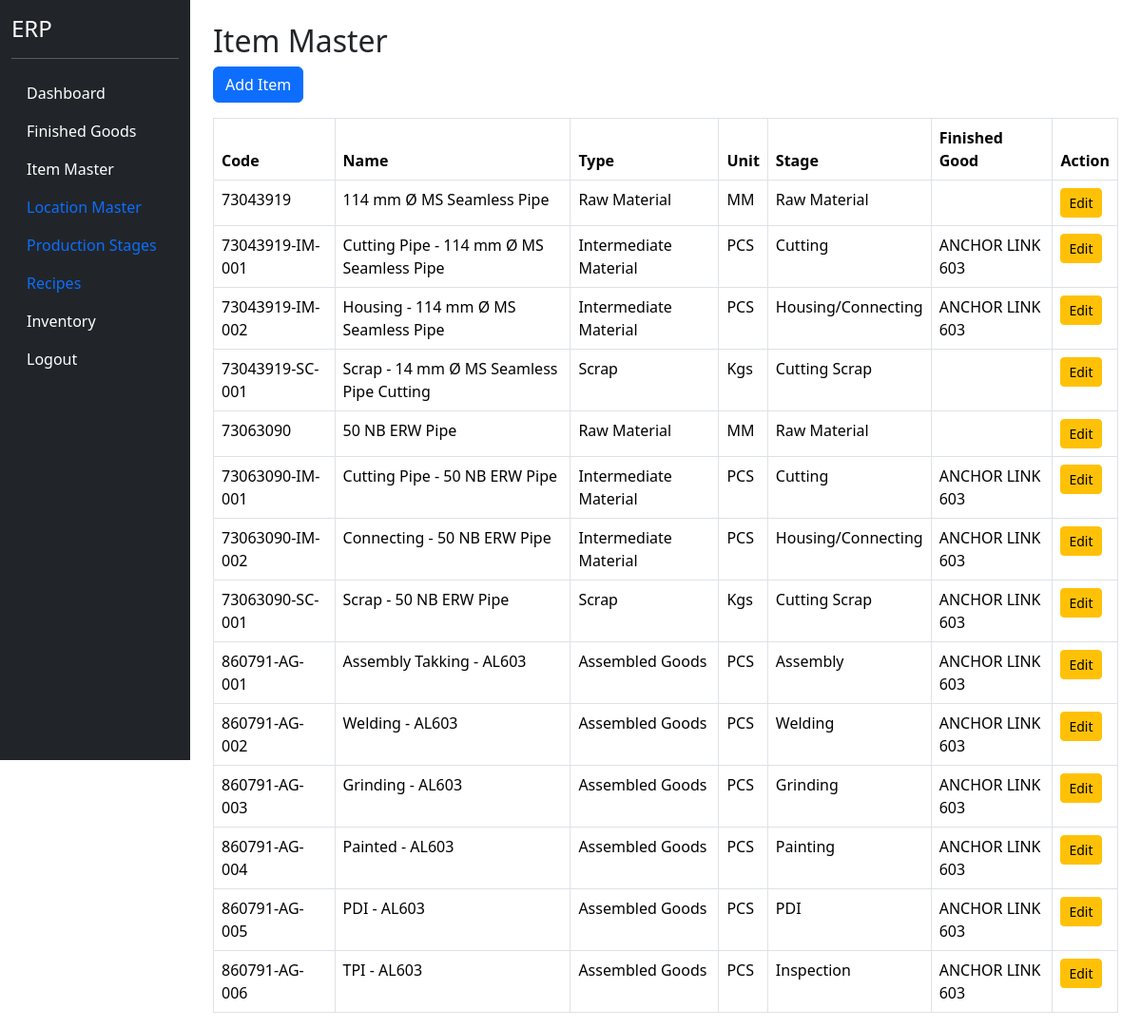
Screenshot of /items (signed in) with the database file from the repository.
### models.py (models this page shows)
class ItemMaster(db.Model):
    __tablename__ = "item_master"
    id = db.Column(db.Integer, primary_key=True)
    item_code = db.Column(
        db.String(50),
        unique=True,
        nullable=False
    )
    item_name = db.Column(
        db.String(255),
        nullable=False
    )
    item_type = db.Column(
        db.String(50),
        nullable=False
    )
    production_stage = db.Column(
    db.String(100)
    )
    production_stage_id = db.Column(
    db.Integer,
    db.ForeignKey(
        "production_stage_master.id"
    ),
    nullable=True
    )
    production_stage_rel = db.relationship(
    "ProductionStageMaster"
    )
    unit = db.Column(
        db.String(20),
        nullable=False
    )
    finished_good_id = db.Column(
    db.Integer,
    db.ForeignKey("finished_goods.id"),
    nullable=True
    )
    active = db.Column(
        db.Boolean,
        default=True
    )

class ProductionStageMaster(db.Model):
    __tablename__ = "production_stage_master"
    id = db.Column(
        db.Integer,
        primary_key=True
    )
    stage_no = db.Column(
        db.Integer,
        nullable=False
    )
    stage_name = db.Column(
        db.String(100),
        nullable=False
    )
    active = db.Column(
        db.Boolean,
        default=True
    )

class FinishedGood(db.Model):
    __tablename__ = "finished_goods"
    id = db.Column(db.Integer, primary_key=True)
    fg_code = db.Column(
        db.String(50),
        unique=True,
        nullable=False
    )
    fg_name = db.Column(
        db.String(200),
        nullable=False
    )
    pl_number = db.Column(
        db.String(100),
        nullable=True
    )
    uvam_reference = db.Column(
        db.String(500),
        nullable=True
    )
    items = db.relationship(
    "ItemMaster",
    backref="finished_good",
    lazy=True
    )
    active = db.Column(
        db.Boolean,
        default=True
    )

### blueprints/masters/routes.py (the view)
@masters_bp.route("/items")
@login_required
def items():
    item_list = ItemMaster.query.order_by(
        ItemMaster.item_code
        ).all()
    return render_template(
        "items.html",
        item_list=item_list
    )

### app.py (called while the page is built)
@login_manager.user_loader
def load_user(user_id):
    return User.query.get(int(user_id))

### templates/items.html
{% extends "base.html" %}
{% block content %}
<div class="container mt-4">
    <h2>Item Master</h2>
    <a href="/items/add"
       class="btn btn-primary mb-3">
        Add Item
    </a>
    <table class="table table-bordered">
        <thead>
            <tr>
                <th>Code</th>
                <th>Name</th>
                <th>Type</th>
                <th>Unit</th>
                <th>Stage</th>
                <th>Finished Good</th>
                <th>Action</th>
            </tr>
        </thead>
        <tbody>
            {% for item in item_list %}
            <tr>
                <td>{{ item.item_code }}</td>
                <td>{{ item.item_name }}</td>
                <td>{{ item.item_type }}</td>
                <td>{{ item.unit }}</td>
                <td>
                    {% if item.production_stage_rel %}
                    {{ item.production_stage_rel.stage_name }}
                    {% endif %}
                </td>
                <td>
                    {{ item.finished_good.fg_name if item.finished_good else '' }}
                </td>
                <td>
                    <a href="/items/edit/{{ item.id }}"
                       class="btn btn-sm btn-warning">
                        Edit
                    </a>
            </tr>
            {% endfor %}
        </tbody>
    </table>
</div>
{% endblock %}

### templates/base.html (shortened to what this page needs)
<!DOCTYPE html>
<html>
<head>
<link href="https://cdn.jsdelivr.net/npm/bootstrap@5.3.3/dist/css/bootstrap.min.css" rel="stylesheet">
</head>
<body>
<div class="container-fluid">
<div class="row">
<div class="col-2 bg-dark text-white vh-100">
<h4 class="mt-3">ERP</h4>
<hr>
<ul class="nav flex-column">
<li class="nav-item">
<a class="nav-link text-white"
href="/dashboard">
Dashboard
</a>
</li>
<li class="nav-item">
<a class="nav-link text-white"
href="/finished-goods">
Finished Goods
</a>
</li>
<li class="nav-item">
    <a class="nav-link text-white"
       href="/items">
       Item Master
    </a>
</li>
<li class="nav-item">
    <a class="nav-link" href="/locations">
        Location Master
    </a>
</li>
<li class="nav-item">
    <a href="/production-stages"
       class="nav-link">
        Production Stages
    </a>
</li>
<li class="nav-item">
    <a href="/recipes"
       class="nav-link">
        Recipes
    </a>
</li>
<li class="nav-item">
    <a href="/inventory"
       class="nav-link text-white">
        Inventory
    </a>
</li>
<li class="nav-item">
<a class="nav-link text-white"
href="/logout">
Logout
</a>
</li>
</ul>
</div>
<div class="col-10">
{% block content %}
{% endblock %}
</div>
</div>
</div>
</body>
</html>

### rows the page displays
ItemMaster: item_code "73043919", item_name "114 mm Ø MS Seamless Pipe", item_type "Raw Material", unit "MM", production_stage_rel.stage_name "Raw Material"
ItemMaster: item_code "73043919-IM-001", item_name "Cutting Pipe - 114 mm Ø MS Seamless Pipe", item_type "Intermediate Material", unit "PCS", production_stage_rel.stage_name "Cutting", finished_good "ANCHOR LINK 603"
ItemMaster: item_code "73043919-IM-002", item_name "Housing - 114 mm Ø MS Seamless Pipe", item_type "Intermediate Material", unit "PCS", production_stage_rel.stage_name "Housing/Connecting", finished_good "ANCHOR LINK 603"
ItemMaster: item_code "73043919-SC-001", item_name "Scrap - 14 mm Ø MS Seamless Pipe Cutting", item_type "Scrap", unit "Kgs", production_stage_rel.stage_name "Cutting Scrap"
ItemMaster: item_code "73063090", item_name "50 NB ERW Pipe", item_type "Raw Material", unit "MM", production_stage_rel.stage_name "Raw Material"
ItemMaster: item_code "73063090-IM-001", item_name "Cutting Pipe - 50 NB ERW Pipe", item_type "Intermediate Material", unit "PCS", production_stage_rel.stage_name "Cutting", finished_good "ANCHOR LINK 603"
ItemMaster: item_code "73063090-IM-002", item_name "Connecting - 50 NB ERW Pipe", item_type "Intermediate Material", unit "PCS", production_stage_rel.stage_name "Housing/Connecting", finished_good "ANCHOR LINK 603"
ItemMaster: item_code "73063090-SC-001", item_name "Scrap - 50 NB ERW Pipe", item_type "Scrap", unit "Kgs", production_stage_rel.stage_name "Cutting Scrap", finished_good "ANCHOR LINK 603"
ItemMaster: item_code "860791-AG-001", item_name "Assembly Takking - AL603", item_type "Assembled Goods", unit "PCS", production_stage_rel.stage_name "Assembly", finished_good "ANCHOR LINK 603"
ItemMaster: item_code "860791-AG-002", item_name "Welding - AL603", item_type "Assembled Goods", unit "PCS", production_stage_rel.stage_name "Welding", finished_good "ANCHOR LINK 603"
ItemMaster: item_code "860791-AG-003", item_name "Grinding - AL603", item_type "Assembled Goods", unit "PCS", production_stage_rel.stage_name "Grinding", finished_good "ANCHOR LINK 603"
ItemMaster: item_code "860791-AG-004", item_name "Painted - AL603", item_type "Assembled Goods", unit "PCS", production_stage_rel.stage_name "Painting", finished_good "ANCHOR LINK 603"
ItemMaster: item_code "860791-AG-005", item_name "PDI - AL603", item_type "Assembled Goods", unit "PCS", production_stage_rel.stage_name "PDI", finished_good "ANCHOR LINK 603"
ItemMaster: item_code "860791-AG-006", item_name "TPI - AL603", item_type "Assembled Goods", unit "PCS", production_stage_rel.stage_name "Inspection", finished_good "ANCHOR LINK 603"
